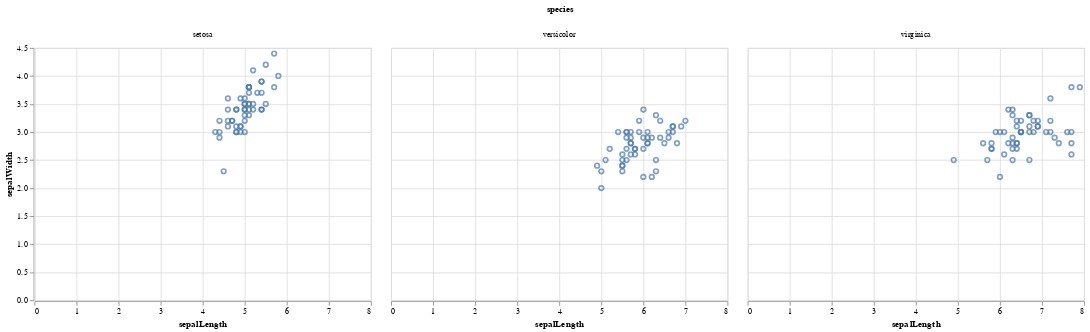

Notebook code for this chart:
### Code cell
# Zoals je waarschijnlijk al kan raden
facet = x_y_points.encode(column="species")
facet

### Figure 1 — Vega-Lite specification as saved in the notebook (floating-point values rounded to 4 significant figures; data arrays with more than 128 entries replaced by an {"elided": "..."} marker saying what was removed)
{"$schema": "https://vega.github.io/schema/vega-lite/v4.17.0.json", "config": {"view": {"continuousHeight": 300, "continuousWidth": 400}}, "data": {"name": "data-a264acbd6e539a8b3afc0cb5f240fb57"}, "datasets": {"data-a264acbd6e539a8b3afc0cb5f240fb57": {"elided": "150 records"}}, "encoding": {"column": {"field": "species", "type": "nominal"}, "x": {"field": "sepalLength", "type": "quantitative"}, "y": {"field": "sepalWidth", "type": "quantitative"}}, "mark": "point"}
